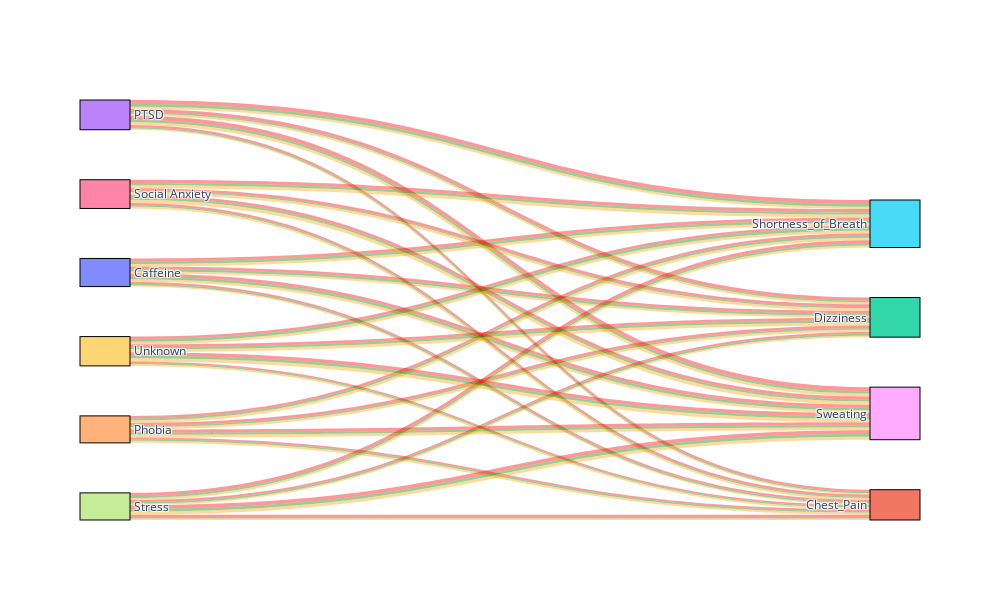

The code cell stored with this chart in its notebook:
### Markdown cell above
## Making Sankey Diagram

### Code cell
import plotly.graph_objects as go
import plotly.graph_objects as go
import pandas as pd

def _code_mapping(df, src, targ):
    """ Map labels in src and targ columns to integers """
    labels = sorted(list(set(list(df[src]) + list(df[targ]))))
    codes = list(range(len(labels)))
    lc_map = dict(zip(labels, codes))
    df = df.replace({src: lc_map, targ: lc_map})
    return df, labels

def make_sankey(df, src, targ, vals=None, color_col=None, color_map=None, **kwargs):
    """
    Generate a Sankey diagram with optional link coloring by color_col + color_map.
    
    df       : DataFrame (already grouped or melted as needed)
    src      : name of source column
    targ     : name of target column
    vals     : name of values column (e.g. 'count'), or None
    color_col: name of column that determines link colors (e.g. 'Panic_Severity')
    color_map: dict from color_col values to a color string (e.g. {"Low": "green", "High": "red"})
    kwargs   : additional Sankey styling parameters (pad, thickness, line_color, line_width, etc.)
    """
    # Build the link values
    if vals is not None:
        values = df[vals]
    else:
        values = [1]*len(df[src])

    # Convert source/target text to integer codes
    df_for_sankey = df.copy()
    df_for_sankey, labels = _code_mapping(df_for_sankey, src, targ)

    # Build link dictionary
    link = {
        'source': df_for_sankey[src],
        'target': df_for_sankey[targ],
        'value': values
    }

    if color_col and color_map:
        link_colors = []
        for i, row in df_for_sankey.iterrows():
            severity = row[color_col]  # e.g. "Low", "Medium", "High"
            link_colors.append(color_map.get(severity, "gray"))
        link['color'] = link_colors  # set link colors
 
    pad = kwargs.get('pad', 50)
    thickness = kwargs.get('thickness', 50)
    line_color = kwargs.get('line_color', 'black')
    line_width = kwargs.get('line_width', 1)
    node = {
        'label': labels,
        'pad': pad,
        'thickness': thickness,
        'line': {'color': line_color, 'width': line_width}
    }

    sk = go.Sankey(link=link, node=node)
    fig = go.Figure(sk)

    width = kwargs.get('width', 800)
    height = kwargs.get('height', 400)
    fig.update_layout(autosize=False, width=width, height=height)
    return fig

def show_sankey(df, src, targ, vals=None, color_col=None, color_map=None, **kwargs):
    fig = make_sankey(df, src, targ, vals, color_col=color_col, color_map=color_map, **kwargs)
    fig.show()


symptom_cols = ["Sweating", "Dizziness", "Chest_Pain", "Shortness_of_Breath"]


for col in symptom_cols:
    df[col] = df[col].map({1: "Yes", 0: "No"}).fillna(df[col]) 

df_melt = pd.melt(
    df,
    id_vars=["Trigger", "Panic_Severity"],
    value_vars=symptom_cols,
    var_name="Symptom",
    value_name="HasSymptom"
)
df_melt = df_melt[df_melt["HasSymptom"] == "Yes"]


df_grouped = df_melt.groupby(["Trigger", "Symptom", "Panic_Severity"]).size().reset_index(name="count")

df_grouped.head()

color_map = {
    "Low":   "rgba(0, 128, 0, 0.4)",       
    "Medium":"rgba(255, 165, 0, 0.4)",     
    "High":  "rgba(255, 0, 0, 0.4)"       
}


fig = make_sankey(
    df_grouped,
    src="Trigger",
    targ="Symptom",
    vals="count",
    color_col="Panic_Severity",
    color_map=color_map,
    width=1000,
    height=600
)

fig.show()

### Figure 1 — Plotly figure (JSON) as saved in the notebook; plotly's stock layout.template omitted (floating-point values rounded to 4 significant figures)
{"data": [{"link": {"color": ["rgba(255, 0, 0, 0.4)", "rgba(0, 128, 0, 0.4)", "rgba(255, 165, 0, 0.4)", "rgba(255, 0, 0, 0.4)", "rgba(0, 128, 0, 0.4)", "rgba(255, 165, 0, 0.4)", "rgba(255, 0, 0, 0.4)", "rgba(0, 128, 0, 0.4)", "rgba(255, 165, 0, 0.4)", "rgba(255, 0, 0, 0.4)", "rgba(0, 128, 0, 0.4)", "rgba(255, 165, 0, 0.4)", "rgba(255, 0, 0, 0.4)", "rgba(0, 128, 0, 0.4)", "rgba(255, 165, 0, 0.4)", "rgba(255, 0, 0, 0.4)", "rgba(0, 128, 0, 0.4)", "rgba(255, 165, 0, 0.4)", "rgba(255, 0, 0, 0.4)", "rgba(0, 128, 0, 0.4)", "rgba(255, 165, 0, 0.4)", "rgba(255, 0, 0, 0.4)", "rgba(0, 128, 0, 0.4)", "rgba(255, 165, 0, 0.4)", "rgba(255, 0, 0, 0.4)", "rgba(0, 128, 0, 0.4)", "rgba(255, 165, 0, 0.4)", "rgba(255, 0, 0, 0.4)", "rgba(0, 128, 0, 0.4)", "rgba(255, 165, 0, 0.4)", "rgba(255, 0, 0, 0.4)", "rgba(0, 128, 0, 0.4)", "rgba(255, 165, 0, 0.4)", "rgba(255, 0, 0, 0.4)", "rgba(0, 128, 0, 0.4)", "rgba(255, 165, 0, 0.4)", "rgba(255, 0, 0, 0.4)", "rgba(0, 128, 0, 0.4)", "rgba(255, 165, 0, 0.4)", "rgba(255, 0, 0, 0.4)", "rgba(0, 128, 0, 0.4)", "rgba(255, 165, 0, 0.4)", "rgba(255, 0, 0, 0.4)", "rgba(0, 128, 0, 0.4)", "rgba(255, 165, 0, 0.4)", "rgba(255, 0, 0, 0.4)", "rgba(0, 128, 0, 0.4)", "rgba(255, 165, 0, 0.4)", "rgba(255, 0, 0, 0.4)", "rgba(0, 128, 0, 0.4)", "rgba(255, 165, 0, 0.4)", "rgba(255, 0, 0, 0.4)", "rgba(0, 128, 0, 0.4)", "rgba(255, 165, 0, 0.4)", "rgba(255, 0, 0, 0.4)", "rgba(0, 128, 0, 0.4)", "rgba(255, 165, 0, 0.4)", "rgba(255, 0, 0, 0.4)", "rgba(0, 128, 0, 0.4)", "rgba(255, 165, 0, 0.4)", "rgba(255, 0, 0, 0.4)", "rgba(0, 128, 0, 0.4)", "rgba(255, 165, 0, 0.4)", "rgba(255, 0, 0, 0.4)", "rgba(0, 128, 0, 0.4)", "rgba(255, 165, 0, 0.4)", "rgba(255, 0, 0, 0.4)", "rgba(0, 128, 0, 0.4)", "rgba(255, 165, 0, 0.4)", "rgba(255, 0, 0, 0.4)", "rgba(0, 128, 0, 0.4)", "rgba(255, 165, 0, 0.4)"], "source": [0, 0, 0, 0, 0, 0, 0, 0, 0, 0, 0, 0, 3, 3, 3, 3, 3, 3, 3, 3, 3, 3, 3, 3, 4, 4, 4, 4, 4, 4, 4, 4, 4, 4, 4, 4, 6, 6, 6, 6, 6, 6, 6, 6, 6, 6, 6, 6, 7, 7, 7, 7, 7, 7, 7, 7, 7, 7, 7, 7, 9, 9, 9, 9, 9, 9, 9, 9, 9, 9, 9, 9], "target": [1, 1, 1, 2, 2, 2, 5, 5, 5, 8, 8, 8, 1, 1, 1, 2, 2, 2, 5, 5, 5, 8, 8, 8, 1, 1, 1, 2, 2, 2, 5, 5, 5, 8, 8, 8, 1, 1, 1, 2, 2, 2, 5, 5, 5, 8, 8, 8, 1, 1, 1, 2, 2, 2, 5, 5, 5, 8, 8, 8, 1, 1, 1, 2, 2, 2, 5, 5, 5, 8, 8, 8], "value": [30, 19, 20, 39, 32, 29, 43, 35, 35, 46, 38, 34, 33, 15, 19, 47, 21, 27, 58, 38, 33, 60, 31, 41, 26, 19, 31, 37, 21, 33, 37, 27, 37, 47, 30, 39, 32, 20, 27, 39, 18, 36, 48, 29, 43, 45, 28, 44, 34, 19, 23, 30, 22, 21, 45, 29, 29, 52, 39, 43, 23, 16, 25, 38, 34, 40, 36, 38, 36, 49, 39, 43]}, "node": {"label": ["Caffeine", "Chest_Pain", "Dizziness", "PTSD", "Phobia", "Shortness_of_Breath", "Social Anxiety", "Stress", "Sweating", "Unknown"], "line": {"color": "black", "width": 1}, "pad": 50, "thickness": 50}, "type": "sankey"}], "layout": {"autosize": false, "height": 600, "width": 1000}}
